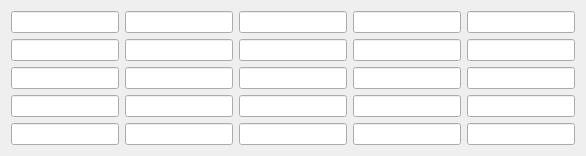
             <widget class="QWidget" name="Trans2G">
              <attribute name="title">
               <string>Green</string>
              </attribute>
              <layout class="QGridLayout" name="gridLayout_15">
               <item row="3" column="0">
                <widget class="QLineEdit" name="Trans2ChanG30"/>
               </item>
               <item row="3" column="1">
                <widget class="QLineEdit" name="Trans2ChanG31"/>
               </item>
               <item row="3" column="4">
                <widget class="QLineEdit" name="Trans2ChanG34"/>
               </item>
               <item row="3" column="3">
                <widget class="QLineEdit" name="Trans2ChanG33"/>
               </item>
               <item row="0" column="0">
                <widget class="QLineEdit" name="Trans2ChanG00"/>
               </item>
               <item row="0" column="2">
                <widget class="QLineEdit" name="Trans2ChanG02"/>
               </item>
               <item row="0" column="3">
                <widget class="QLineEdit" name="Trans2ChanG03"/>
               </item>
               <item row="0" column="1">
                <widget class="QLineEdit" name="Trans2ChanG01"/>
               </item>
               <item row="1" column="0">
                <widget class="QLineEdit" name="Trans2ChanG10"/>
               </item>
               <item row="0" column="4">
                <widget class="QLineEdit" name="Trans2ChanG04"/>
               </item>
               <item row="1" column="3">
                <widget class="QLineEdit" name="Trans2ChanG13"/>
               </item>
               <item row="1" column="1">
                <widget class="QLineEdit" name="Trans2ChanG11"/>
               </item>
               <item row="1" column="2">
                <widget class="QLineEdit" name="Trans2ChanG12"/>
               </item>
               <item row="2" column="0">
                <widget class="QLineEdit" name="Trans2ChanG20"/>
               </item>
               <item row="1" column="4">
                <widget class="QLineEdit" name="Trans2ChanG14"/>
               </item>
               <item row="2" column="2">
                <widget class="QLineEdit" name="Trans2ChanG22"/>
               </item>
               <item row="2" column="1">
                <widget class="QLineEdit" name="Trans2ChanG21"/>
               </item>
               <item row="2" column="3">
                <widget class="QLineEdit" name="Trans2ChanG23"/>
               </item>
               <item row="2" column="4">
                <widget class="QLineEdit" name="Trans2ChanG24"/>
               </item>
               <item row="3" column="2">
                <widget class="QLineEdit" name="Trans2ChanG32"/>
               </item>
               <item row="4" column="0">
                <widget class="QLineEdit" name="Trans2ChanG40"/>
               </item>
               <item row="4" column="1">
                <widget class="QLineEdit" name="Trans2ChanG41"/>
               </item>
               <item row="4" column="2">
                <widget class="QLineEdit" name="Trans2ChanG42"/>
               </item>
               <item row="4" column="3">
                <widget class="QLineEdit" name="Trans2ChanG43"/>
               </item>
               <item row="4" column="4">
                <widget class="QLineEdit" name="Trans2ChanG44"/>
               </item>
              </layout>
             </widget>
